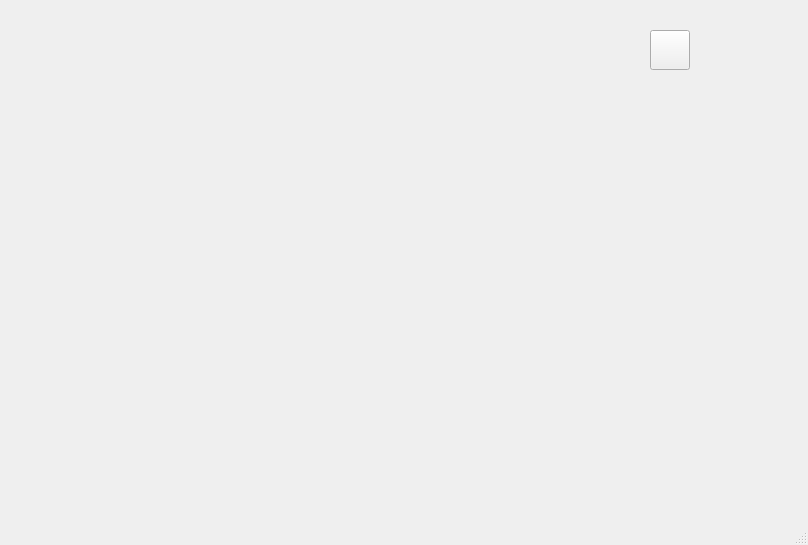
<?xml version="1.0" encoding="UTF-8"?>
<ui version="4.0">
 <class>MainWindow</class>
 <widget class="QMainWindow" name="MainWindow">
  <property name="geometry">
   <rect>
    <x>0</x>
    <y>0</y>
    <width>808</width>
    <height>545</height>
   </rect>
  </property>
  <property name="windowTitle">
   <string>MainWindow</string>
  </property>
  <widget class="QWidget" name="centralwidget">
   <widget class="QPushButton" name="pb">
    <property name="geometry">
     <rect>
      <x>650</x>
      <y>30</y>
      <width>40</width>
      <height>40</height>
     </rect>
    </property>
    <property name="text">
     <string/>
    </property>
    <property name="icon">
     <iconset>
      <normaloff>0.png</normaloff>0.png</iconset>
    </property>
    <property name="iconSize">
     <size>
      <width>40</width>
      <height>40</height>
     </size>
    </property>
   </widget>
  </widget>
  <widget class="QMenuBar" name="menubar">
   <property name="geometry">
    <rect>
     <x>0</x>
     <y>0</y>
     <width>808</width>
     <height>26</height>
    </rect>
   </property>
  </widget>
  <widget class="QStatusBar" name="statusbar"/>
 </widget>
 <resources/>
 <connections/>
</ui>
